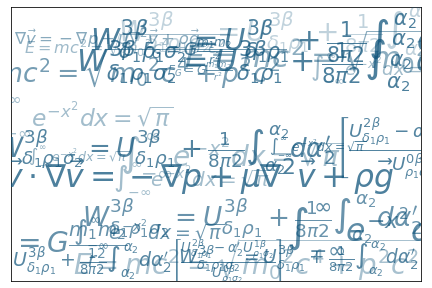

Reproduce this figure in Python.
#!/usr/bin/env python3
# -*- coding: utf-8 -*-
"""
Created on Tue Nov  5 20:22:46 2019

Elaborate text printing with matplotlib

@author: alberto
"""

import numpy as np
import matplotlib.pyplot as plt

eqs = []
eqs.append((r"$W^{3\beta}_{\delta_1 \rho_1 \sigma_2} = U^{3\beta}_{\delta_1 \rho_1} + \frac{1}{8 \pi 2} \int^{\alpha_2}_{\alpha_2} d \alpha^\prime_2 \left[\frac{ U^{2\beta}_{\delta_1\rho_1} - \alpha^\prime_2U^{1\beta}_{\rho_1 \sigma_2} }{U^{0\beta}_{\rho_1 \sigma_2}}\right]$"))
eqs.append((r"$\frac{d\rho}{d t} + \rho \vec{v}\cdot\nabla\vec{v} = -\nabla p + \mu\nabla^2\vec{v} + \rho \vec{g}$"))
eqs.append((r"$\int_{-\infty}^\infty e^{-x^2}dx=\sqrt{\pi}$")) 
eqs.append((r"$E = mc^2 = \sqrt{{m_0}^2c^4 + p^2c^2}$")) 
eqs.append((r"$F_G = G\frac{m_1m_2}{r^2}$"))



plt.axes([0.025, 0.025, 0.95, 0.95])
for i in range(24):
    index = np.random.randint(0, len(eqs))
    eq = eqs[index]
    size = np.random.uniform(12, 32)
    x, y = np.random.uniform(0, 1, 2)
    alpha = np.random.uniform(0.25, 0.75)
    plt.text(x, y, eq, ha='center', va='center', color='#11557c', 
             alpha=alpha, transform=plt.gca().transAxes,
             fontsize=size, clip_on=True)

plt.xticks(()), plt.yticks(())
plt.show()

# Save figure using 72 dots per inch
plt.savefig('elaborate_text.png', dpi=72)
